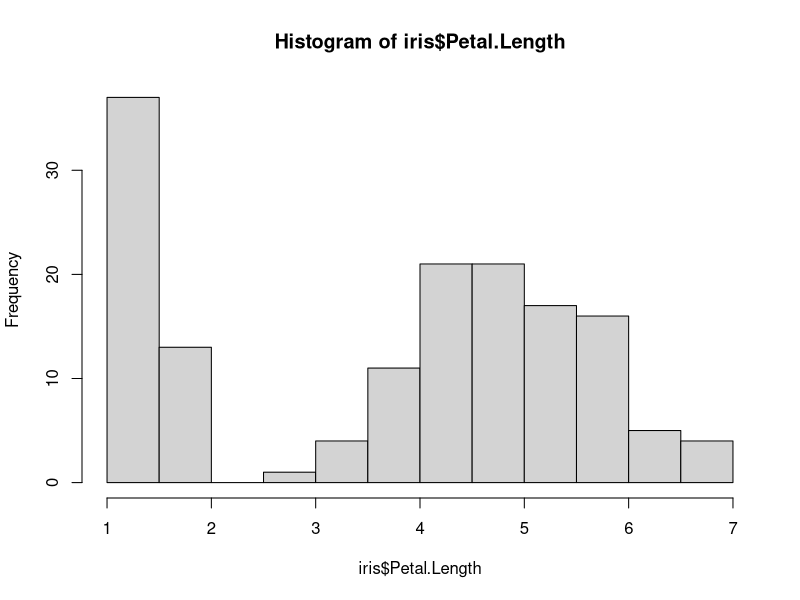
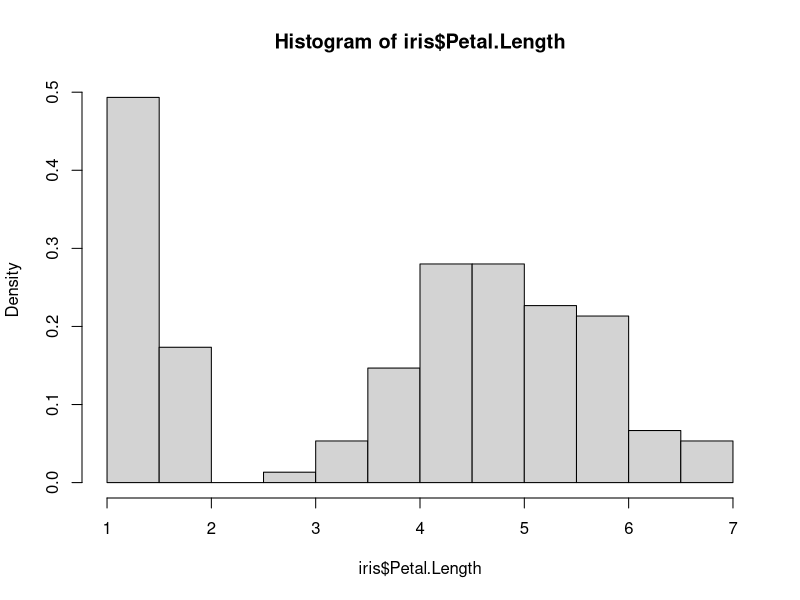
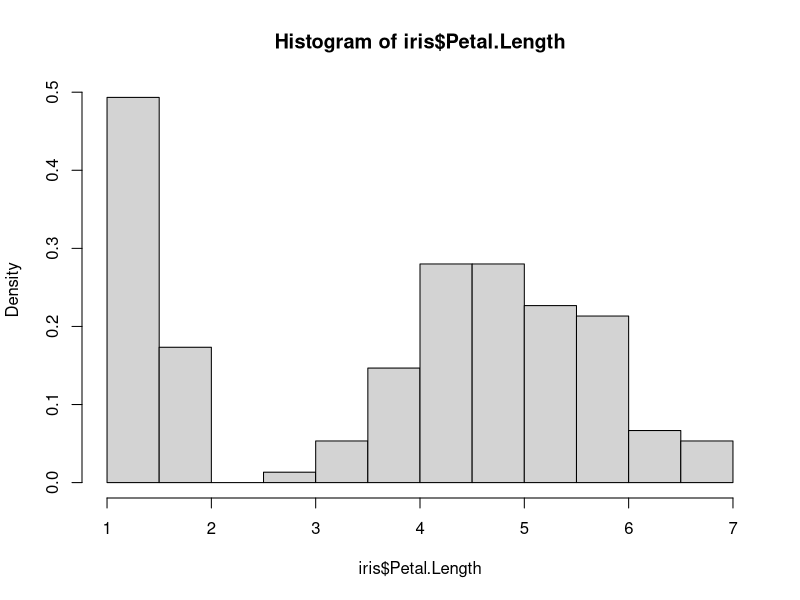
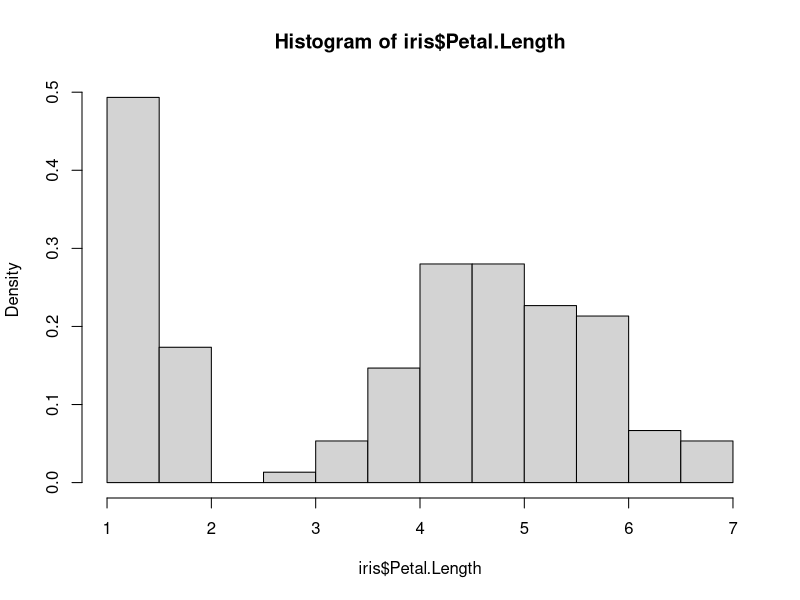
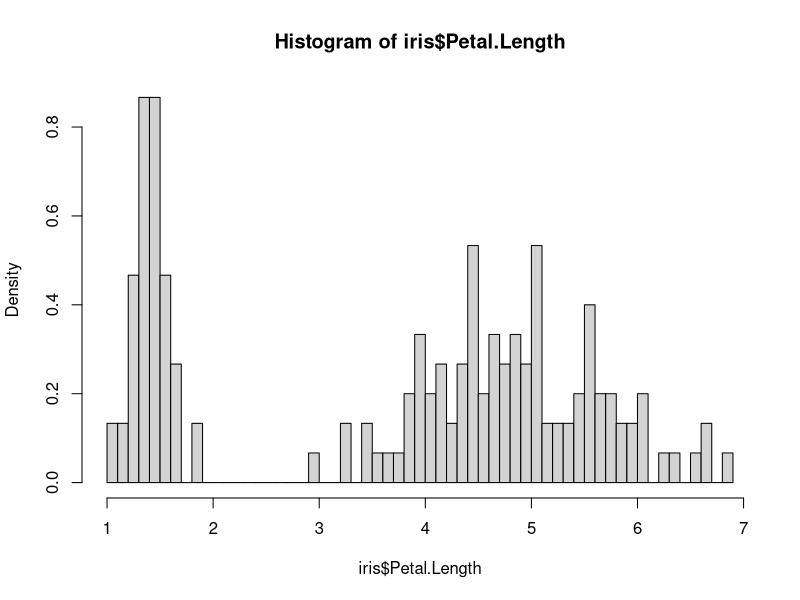
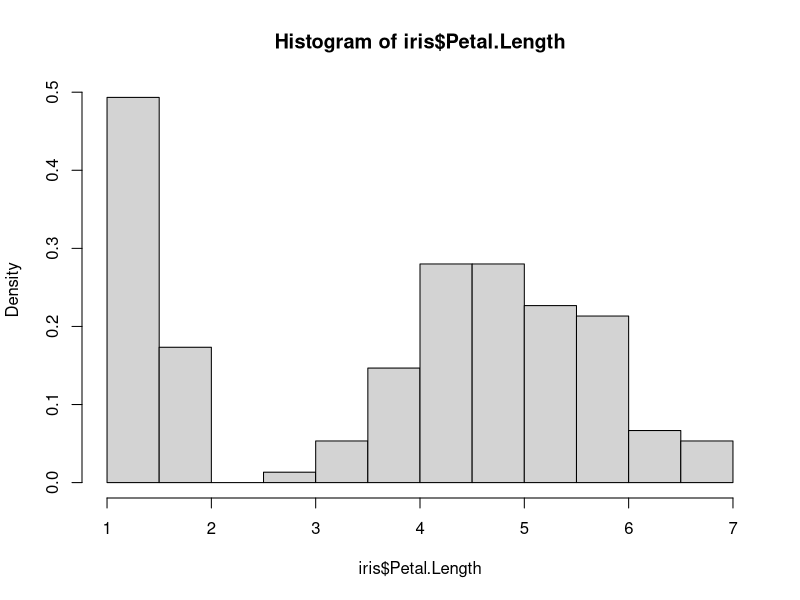
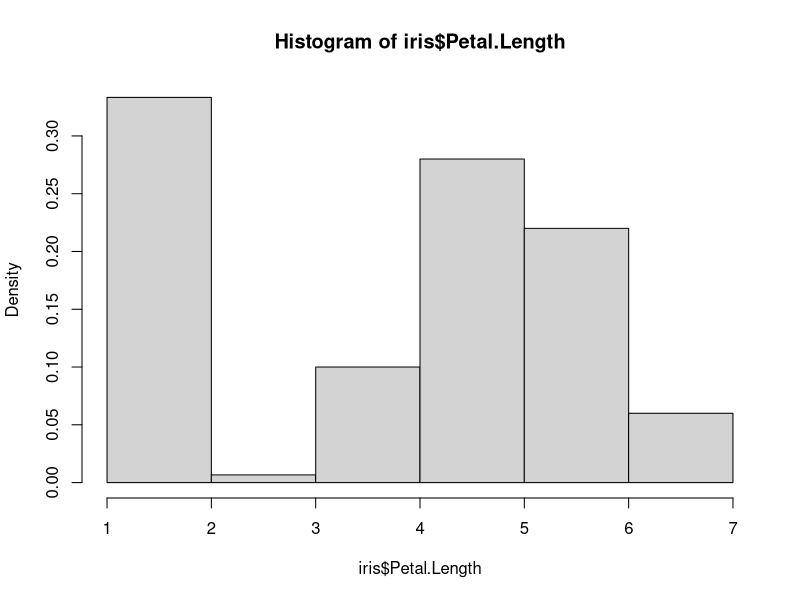
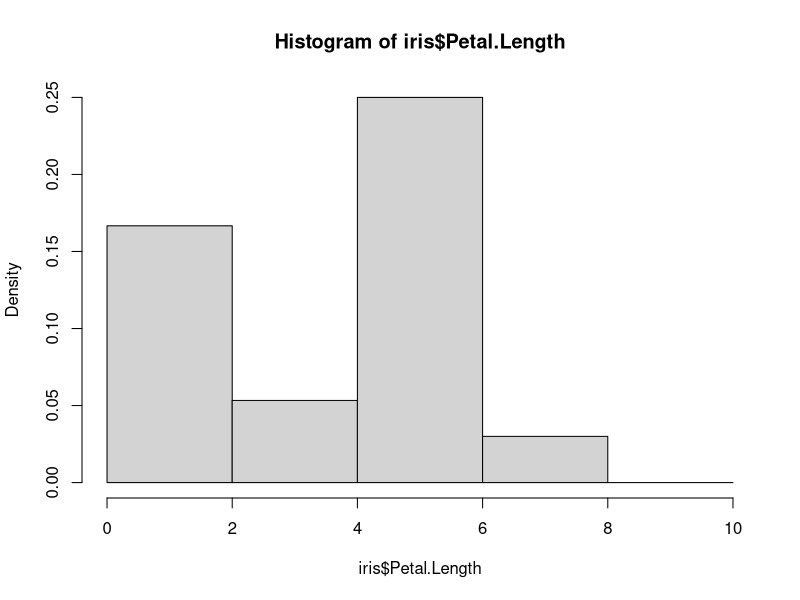

Write the R code that produced these figures, in order.
## ---- chunk 1
rm(list=ls()) # remove everything currently held in the R memory
## ---- chunk 2
data() # display all built in datasets
?iris # help for data set iris
iris # display iris data set
head(iris) # display first six rows of the iris data set
## ---- chunk 3
length(iris$Petal.Length)# number of observations for petal length in data set iris
histInformation <- hist(iris$Petal.Length) # display histogram of variable Petal.Length from iris data set
histInformation # displays information about histogram
## ---- chunk 4
hist(iris$Petal.Length, freq=FALSE) 
hist(iris$Petal.Length, prob=TRUE)
## ---- chunk 5
hist(iris$Petal.Length, freq=FALSE,  breaks = 20)
hist(iris$Petal.Length, freq=FALSE,  breaks = 50)
hist(iris$Petal.Length, freq=FALSE,  breaks = "Sturges")
hist(iris$Petal.Length, freq=FALSE,  breaks = "FD")
hist(iris$Petal.Length, freq=FALSE,  breaks = seq(from=0, to=10, by=2))
hist(iris$Petal.Length, breaks = seq(min(iris$Petal.Length), max(iris$Petal.Length), length.out = 11)) # exact 10 bins - remember number of bins is n+1
## ---- chunk 6
hist(iris$Petal.Length, freq=FALSE, ylim=c(0, 0.6))
## ---- chunk 7
hist(iris$Petal.Length, freq=FALSE, ylim=c(0, 0.6), main="Main title") # in one line
hist(iris$Petal.Length, freq=FALSE, ylim=c(0, 0.6), main="Main \n title") # in two lines
## ---- chunk 8
hist(iris$Petal.Length, freq=FALSE, ylim=c(0, 0.6), main="Main title", xlab="Petal length \n (cm)", ylab="Density")
## ---- chunk 9
hist(iris$Petal.Length, freq=FALSE, ylim=c(0, 0.6), main="Main title", xlab="Petal length \n (cm)", ylab="Density", las=1)
## ---- chunk 10
hist(iris$Petal.Length, freq=FALSE, ylim=c(0, 0.6), main="Main title", xlab="Petal length \n (cm)", ylab="Density", las=1)
lines(density(iris$Petal.Length), col=2, lwd=3)
## ---- chunk 11
PL <- iris$Petal.Length
hist(PL, prob=TRUE)
x<-seq(1,7,0.01) 
curve(dnorm(x, mean=mean(PL), sd=sd(PL)), add=TRUE)
## ---- chunk 12
hist(iris$Petal.Length, freq=FALSE, main="Main title", xlab="Petal length \n (cm)", ylab="Density", las=1, labels=TRUE, ylim=c(0, 0.6))

## ---- chunk 13
hist(iris$Petal.Length, freq=FALSE, breaks = 30, main = "Petal length histogram", xlab ="Petal length \n (cm)", ylim=c(0, 0.8), las=1, col="grey")
abline(v=c(mean(iris$Petal.Length), median(iris$Petal.Length)), lty=c(1,3), lwd =2) # lty = 1 (solid line), lty = 2 (dashed line), lty = 3 (dotted line)
legend("topright", legend=c("mean Petal length", "median Petal length"), lty=c(1,3), lwd =2)
mean(iris$Petal.Length)
median(iris$Petal.Length)
## ---- chunk 14
par(mfrow=c(2,2)) # specify a 2x2 panel plot
hist(iris$Petal.Length,breaks="Sturges",main="Sturges Method (default)")
hist(iris$Petal.Length,breaks=30,main="30 bins")
hist(iris$Petal.Length,breaks=50,main="50 bins")
hist(iris$Petal.Length,breaks=seq(0,7,0.5),main="bins breaks every 0.5cm")
## ---- chunk 15
seq(0,7,0.5)
hist(iris$Petal.Length,breaks=seq(0,7,0.5),main="bins breaks every 0.5cm")
par(mfrow=c(2,2)) # specify a 2x2 panel plot
hist(iris$Petal.Length[iris$Species=="setosa"],  main="setosa", xlab="Petal Length (cm)", ylab="Frequency")
hist(iris$Petal.Length[iris$Species=="versicolor"], main="versicolor", xlab="Petal Length (cm)", ylab="Frequency")
hist(iris$Petal.Length[iris$Species=="virginica"], main="virginica", xlab="Petal Length (cm)", ylab="Frequency")
iris$Species=="setosa"
## ---- chunk 16
par(mfrow=c(3,1)) # specify a 3x1 panel plot

# Species == setosa
hist(iris$Petal.Length[iris$Species=="setosa"], breaks=seq(0,7,0.25),
      main="setosa", xlab="", ylab="", cex.lab=1.5, ylim=c(0, 40), las=1, col="lightgrey")

# Species == versicolor
hist(iris$Petal.Length[iris$Species=="versicolor"], breaks=seq(0,7,0.25),
      main="versicolor", xlab="", ylab="Frequency", ylim=c(0, 40), las=1, cex.lab=1.5, col="lightgrey")

# Species == virginica
hist(iris$Petal.Length[iris$Species=="virginica"], breaks=seq(0,7,0.25),
      main="virginica", xlab="Petal Length (cm)", ylab="", ylim=c(0, 40), las=1, cex.lab=1.5, col="lightgrey")


## ---- chunk 17
library(MASS)
par(mfrow=c(3, 1))
hist(PlantGrowth$weight[PlantGrowth$group=="ctrl"], main="Group ctrl", freq=FALSE, breaks=seq(3,7,1),  labels=TRUE, ylim=c(0, 1), xlab="Weight",col="gray")
hist(PlantGrowth$weight[PlantGrowth$group=="trt1"], main="Group trt1", freq=FALSE, breaks=seq(3,7,1),  labels=TRUE, ylim=c(0, 1), xlab="Weight",col="gray")
hist(PlantGrowth$weight[PlantGrowth$group=="trt2"], main="Group trt2", freq=FALSE, breaks=seq(3,7,1),  labels=TRUE, ylim=c(0, 1), xlab="Weight",col="gray")
